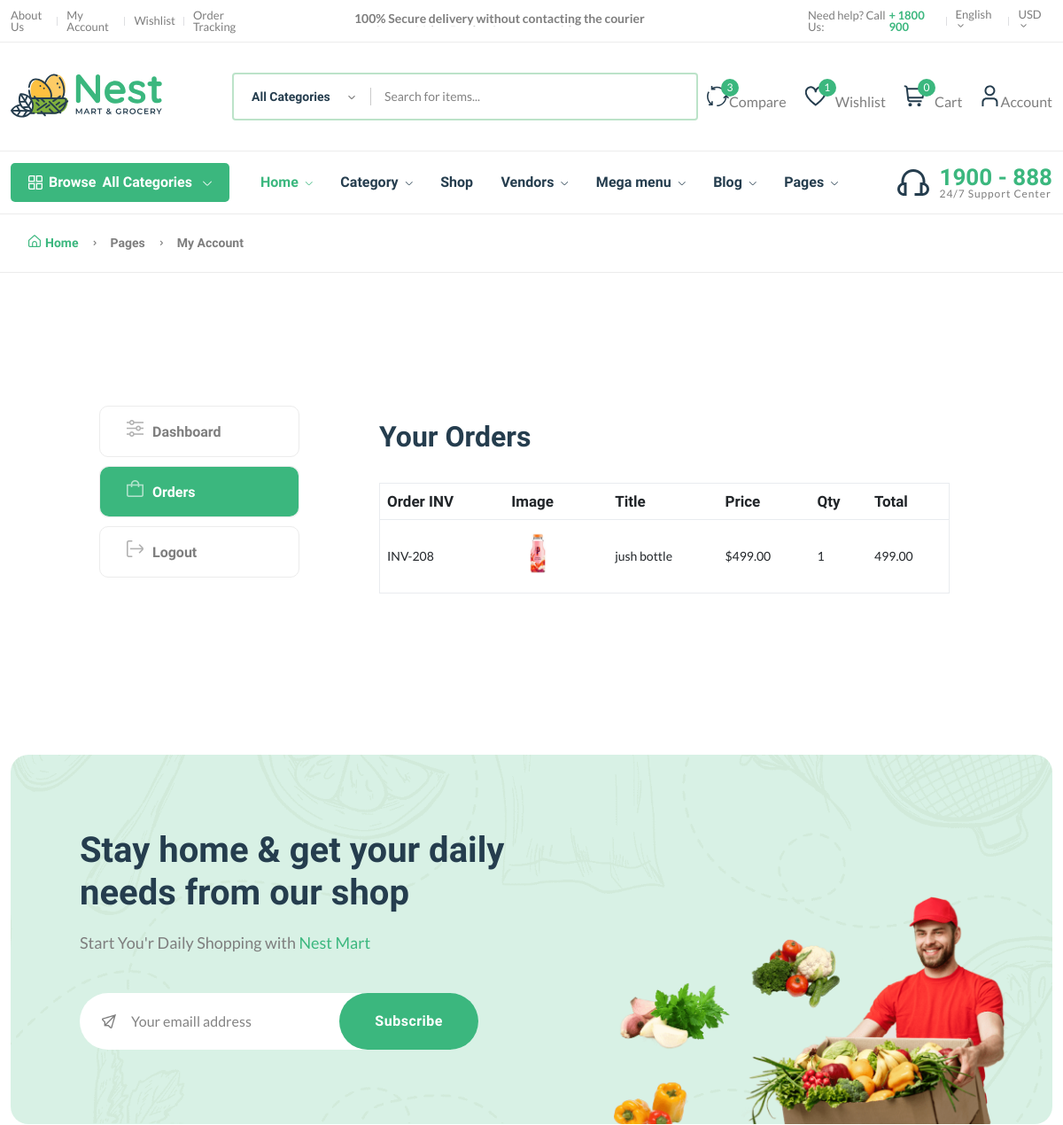
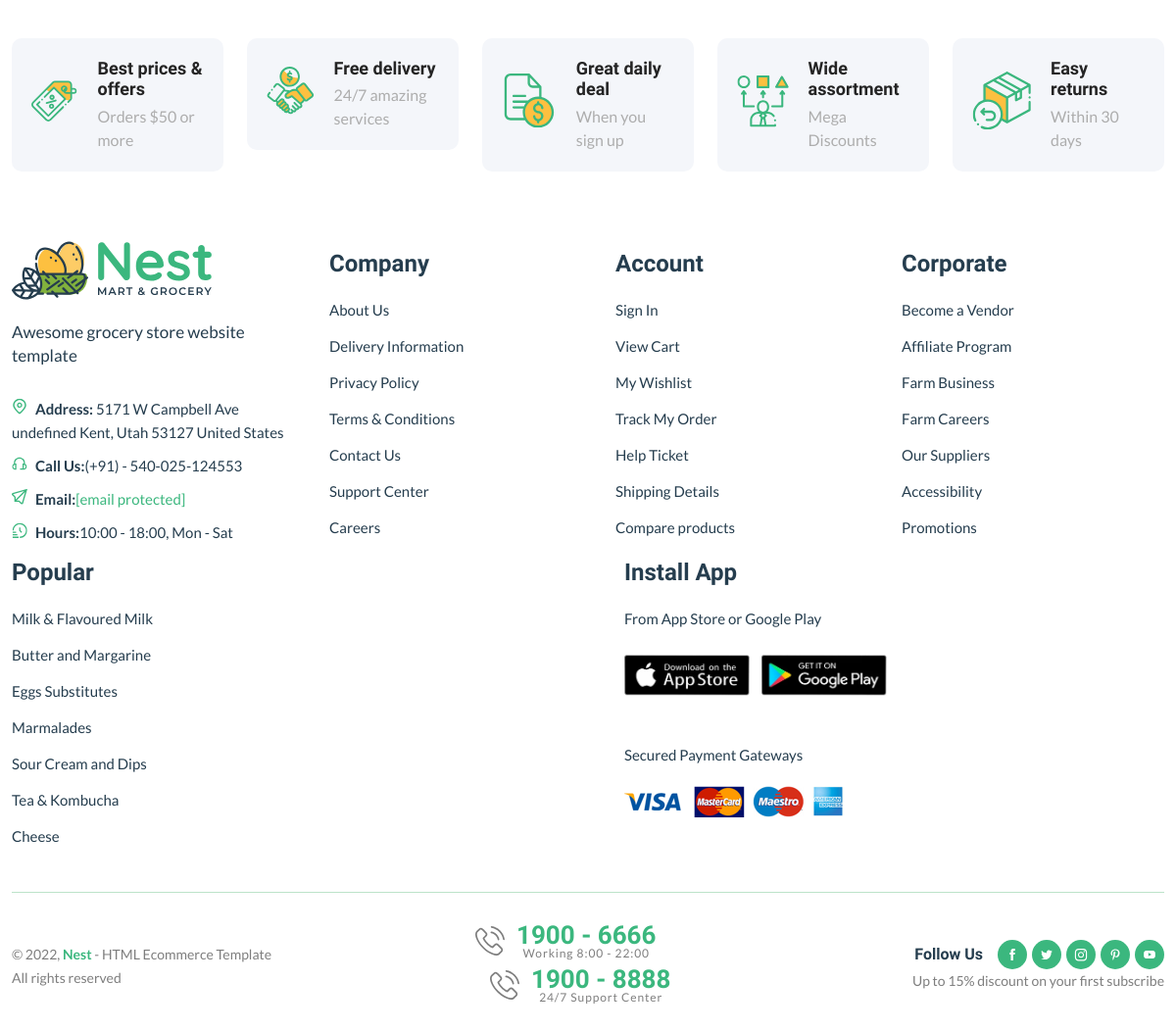
Screenshot of /dashboard/order/76 (signed in) with the database file from the repository (2 pictures, top to bottom).
### base/models.py (models this page shows, shortened)
class CartOrderItems(models.Model):
    order=models.ForeignKey(CartOrder,on_delete=models.CASCADE)
    invoice_no=models.CharField(max_length=200)
    product_status=models.CharField(max_length=300)
    item=models.CharField(max_length=200)
    image=models.CharField(max_length=200)
    qty=models.IntegerField(default="o")
    price=models.DecimalField(max_digits=99999999,decimal_places=2,default="1.99")
    total=models.DecimalField(max_digits=99999999,decimal_places=2,default="1.99")
    class Meta:
        verbose_name_plural="Cart Order Items"

### base/views.py (the view)
# urls.py: path('dashboard/order/<int:id>',views.order_detail,name="order-detail"),
@login_required
def order_detail(request,id):
    order=CartOrder.objects.get(user=request.user,id=id)
    order_items=CartOrderItems.objects.filter(order=order)
    context={
        'order_items':order_items
    }
    return render(request,"base/order-detail.html",context)

### base/context_processor.py (called while the page is built)
def default(request):
    categories=Category.objects.all()
    vendors=Vendor.objects.all()
    min_max_price=Product.objects.aggregate(Min("price"),Max("price"))
    try:
        wishlist_item=wishlist.objects.filter(user=request.user)
    except:
        messages.warning(request,"Please login then you can accessing the wishlist!")
        wishlist_item=0
    try:
        address=Address.objects.get(user=request.user)
    except:
        address=None
    return{
        'categories':categories,
        'address':address,
        'vendors':vendors,
        'min_max_price':min_max_price,
        'wishlist_item':wishlist_item,
    }

### templates/base/order-detail.html (shortened to what this page needs)
{% extends "base/base.html" %}
{% load static %}
{% block content %}
    <main class="main pages">
        <div class="page-header breadcrumb-wrap">
            <div class="container">
                <div class="breadcrumb">
                    <a href="index.html" rel="nofollow"><i class="fi-rs-home mr-5"></i>Home</a>
                    <span></span> Pages <span></span> My Account
                </div>
            </div>
        </div>
        <div class="page-content pt-150 pb-150">
            <div class="container">
                <div class="row">
                    <div class="col-lg-10 m-auto">
                        <div class="row">
                            <div class="col-md-3">
                                <div class="dashboard-menu">
                                    <ul class="nav flex-column" role="tablist">
                                        <li class="nav-item">
                                            <a class="nav-link"  href="{% url 'dashboard' %}"><i class="fi-rs-settings-sliders mr-10"></i>Dashboard</a>
                                        </li>
                                        <li class="nav-item">
                                            <a class="nav-link active" id="orders-tab" data-bs-toggle="tab" href="#orders" role="tab" aria-controls="orders" aria-selected="false"><i class="fi-rs-shopping-bag mr-10"></i>Orders</a>
                                        </li>
                                        <li class="nav-item">
                                            <a class="nav-link" href="{% url 'sign-out' %}"><i class="fi-rs-sign-out mr-10"></i>Logout</a>
                                        </li>
                                    </ul>
                                </div>
                            </div>
                            <div class="col-md-9">
                                <div class="tab-content account dashboard-content pl-50">
                                    <div class="tab-pane fade active show " id="orders" role="tabpanel" aria-labelledby="orders-tab">
                                        <div class="card">
                                            <div class="card-header">
                                                <h3 class="mb-0">Your Orders</h3>
                                            </div>
                                            <div class="card-body">
                                                <div class="table-responsive">
                                                    <table class="table">
                                                        <thead>
                                                            <tr>
                                                                <th>Order INV</th>
                                                                <th>Image</th>
                                                                <th>Title</th>
                                                                <th>Price</th>
                                                                <th>Qty</th>
                                                                <th>Total</th>
                                                            </tr>
                                                        </thead>
                                                        <tbody>
                                                            {% for order in order_items %}
                                                            <tr>
                                                                <td>INV-{{order.id}}</td>
                                                                <td>
                                                                    <p><img src="{{order.image}}" style="width:60px; height:60px; object-fit:cover;" alt=""></p>
                                                                </td>
                                                                <td>{{order.item}}</td>
                                                                <td>${{order.price}}</td>
                                                                <td>{{order.qty}}</td>
                                                                <td>{{order.total}}</td>
                                                            </tr>
                                                            {% endfor %}
                                                        </tbody>
                                                    </table>
                                                </div>
                                            </div>
                                        </div>
                                    </div>
                                </div>
                            </div>
                        </div>
                    </div>
                </div>
            </div>
        </div>
    </main>
{% endblock content %}

### rows the page displays
CartOrderItems: id "208", image (picture), item "jush bottle", price "499.00", qty "1", total "499.00"

### other values shown
{{ wishlist_item.count }} "1"
{{ request.session.cart_data_obj|length }} "0"
